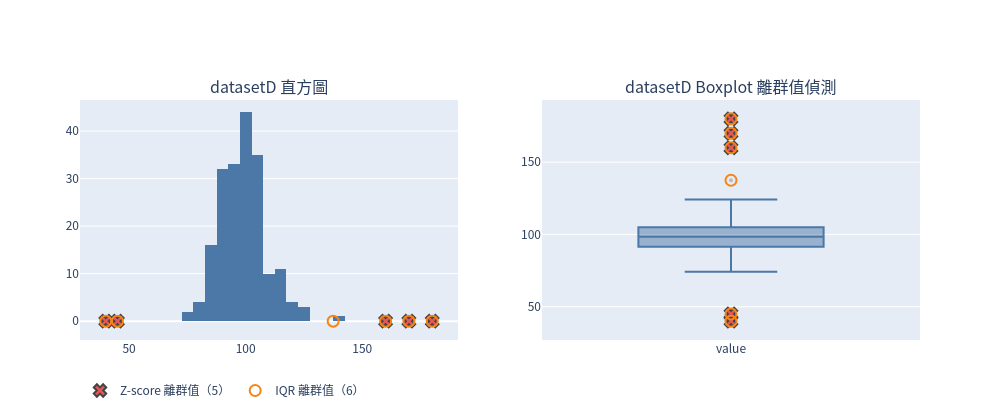

Source (notebook cell):
### Markdown cell above
## datasetD

### Code cell
analyze("D")

### Figure 1 — Plotly figure (JSON) as saved in the notebook; plotly's stock layout.template omitted (floating-point values rounded to 4 significant figures; data arrays with more than 128 entries replaced by an {"elided": "..."} marker saying what was removed)
{"data": [{"marker": {"color": "#4C78A8"}, "name": "資料", "nbinsx": 30, "showlegend": false, "type": "histogram", "x": {"elided": "200 float values"}, "xaxis": "x", "yaxis": "y"}, {"boxpoints": "outliers", "line": {"color": "#4C78A8"}, "marker": {"color": "#BBBBBB", "size": 4}, "name": "value", "showlegend": false, "type": "box", "xaxis": "x2", "y": {"elided": "200 float values"}, "yaxis": "y2"}, {"legendgroup": "Z-score 離群值（5）", "marker": {"color": "#E45756", "line": {"width": 2}, "size": 11, "symbol": "x"}, "mode": "markers", "name": "Z-score 離群值（5）", "type": "scatter", "x": [40.0, 45.0, 160.0, 170.0, 180.0], "xaxis": "x", "y": [0, 0, 0, 0, 0], "yaxis": "y"}, {"legendgroup": "Z-score 離群值（5）", "marker": {"color": "#E45756", "line": {"width": 2}, "size": 11, "symbol": "x"}, "mode": "markers", "name": "Z-score 離群值（5）", "showlegend": false, "type": "scatter", "x": ["value", "value", "value", "value", "value"], "xaxis": "x2", "y": [40.0, 45.0, 160.0, 170.0, 180.0], "yaxis": "y2"}, {"legendgroup": "IQR 離群值（6）", "marker": {"color": "#F58518", "line": {"width": 2}, "size": 11, "symbol": "circle-open"}, "mode": "markers", "name": "IQR 離群值（6）", "type": "scatter", "x": [137.5, 40.0, 45.0, 160.0, 170.0, 180.0], "xaxis": "x", "y": [0, 0, 0, 0, 0, 0], "yaxis": "y"}, {"legendgroup": "IQR 離群值（6）", "marker": {"color": "#F58518", "line": {"width": 2}, "size": 11, "symbol": "circle-open"}, "mode": "markers", "name": "IQR 離群值（6）", "showlegend": false, "type": "scatter", "x": ["value", "value", "value", "value", "value", "value"], "xaxis": "x2", "y": [137.5, 40.0, 45.0, 160.0, 170.0, 180.0], "yaxis": "y2"}], "layout": {"annotations": [{"font": {"size": 16}, "showarrow": false, "text": "datasetD 直方圖", "x": 0.225, "xanchor": "center", "xref": "paper", "y": 1.0, "yanchor": "bottom", "yref": "paper"}, {"font": {"size": 16}, "showarrow": false, "text": "datasetD Boxplot 離群值偵測", "x": 0.775, "xanchor": "center", "xref": "paper", "y": 1.0, "yanchor": "bottom", "yref": "paper"}], "font": {"family": "Noto Sans CJK TC, Noto Sans CJK JP, sans-serif"}, "height": 420, "legend": {"orientation": "h", "y": -0.15}, "width": 1000, "xaxis": {"anchor": "y", "domain": [0.0, 0.45]}, "xaxis2": {"anchor": "y2", "domain": [0.55, 1.0]}, "yaxis": {"anchor": "x", "domain": [0.0, 1.0]}, "yaxis2": {"anchor": "x2", "domain": [0.0, 1.0]}}}
